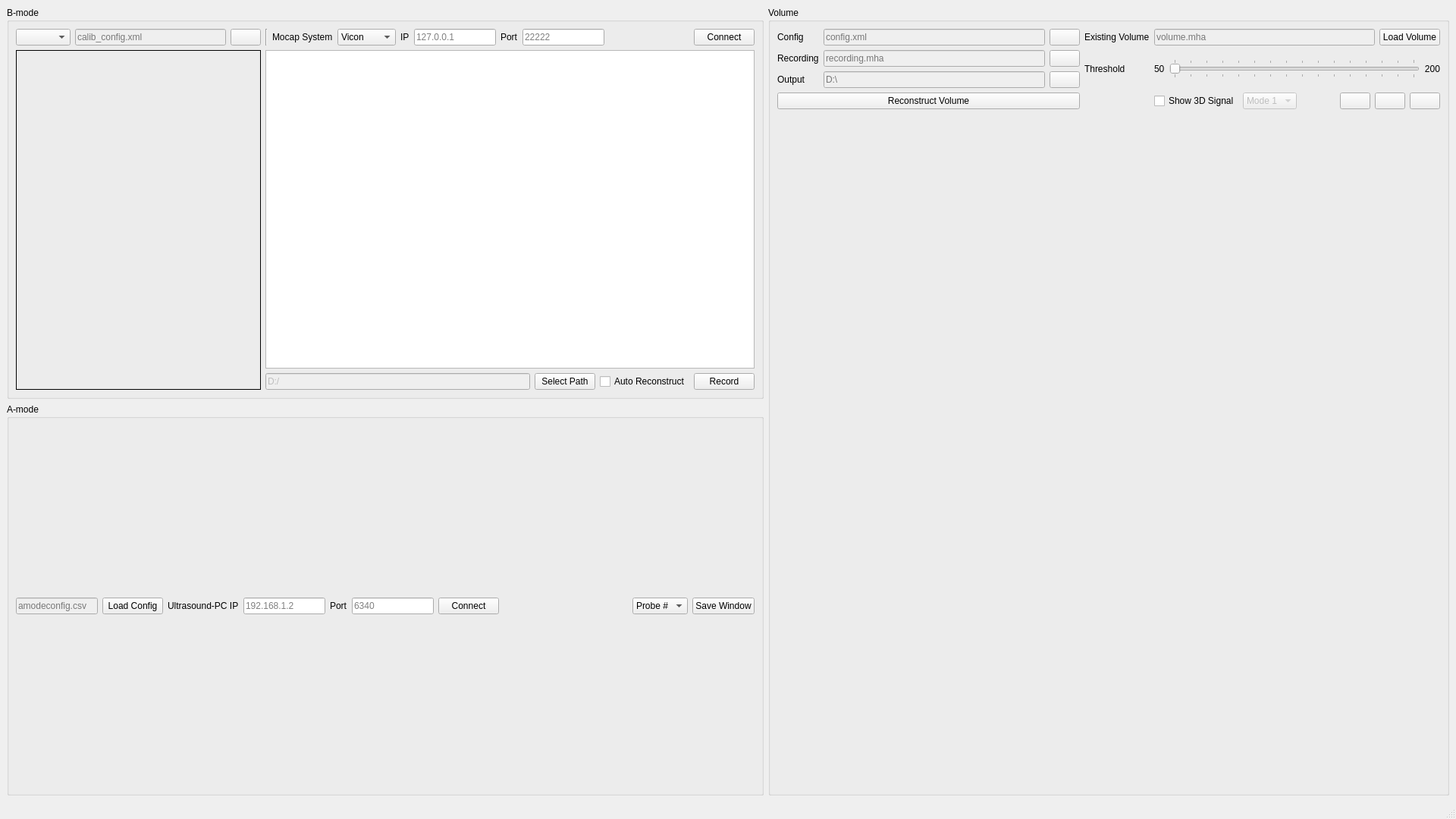
<?xml version="1.0" encoding="UTF-8"?>
<ui version="4.0">
 <class>MainWindow</class>
 <widget class="QMainWindow" name="MainWindow">
  <property name="geometry">
   <rect>
    <x>0</x>
    <y>0</y>
    <width>1920</width>
    <height>1080</height>
   </rect>
  </property>
  <property name="windowTitle">
   <string>A-mode Navigation</string>
  </property>
  <widget class="QWidget" name="centralwidget">
   <layout class="QGridLayout" name="gridLayout_2">
    <item row="0" column="0">
     <layout class="QGridLayout" name="gridLayout" rowstretch="0,0" columnstretch="10,9">
      <property name="sizeConstraint">
       <enum>QLayout::SetFixedSize</enum>
      </property>
      <item row="0" column="1" rowspan="2">
       <widget class="QGroupBox" name="groupBox_volume">
        <property name="title">
         <string>Volume</string>
        </property>
        <layout class="QVBoxLayout" name="verticalLayout_2">
         <item>
          <layout class="QVBoxLayout" name="layout_volume" stretch="0,1">
           <item>
            <layout class="QGridLayout" name="horizontalLayout_volumeMenu">
             <item row="3" column="4" colspan="2">
              <layout class="QHBoxLayout" name="horizontalLayout">
               <item>
                <widget class="QCheckBox" name="checkBox_volumeShow3DSignal">
                 <property name="text">
                  <string>Show 3D Signal</string>
                 </property>
                </widget>
               </item>
               <item>
                <widget class="QComboBox" name="comboBox_volume3DSignalMode">
                 <property name="enabled">
                  <bool>false</bool>
                 </property>
                 <item>
                  <property name="text">
                   <string>Mode 1</string>
                  </property>
                 </item>
                 <item>
                  <property name="text">
                   <string>Mode 2</string>
                  </property>
                 </item>
                </widget>
               </item>
               <item>
                <spacer name="horizontalSpacer_3">
                 <property name="orientation">
                  <enum>Qt::Horizontal</enum>
                 </property>
                 <property name="sizeHint" stdset="0">
                  <size>
                   <width>40</width>
                   <height>20</height>
                  </size>
                 </property>
                </spacer>
               </item>
               <item>
                <widget class="QPushButton" name="pushButton">
                 <property name="text">
                  <string/>
                 </property>
                 <property name="icon">
                  <iconset theme="dialog-information"/>
                 </property>
                </widget>
               </item>
               <item>
                <widget class="QPushButton" name="pushButton_2">
                 <property name="text">
                  <string/>
                 </property>
                 <property name="icon">
                  <iconset theme="zoom-in"/>
                 </property>
                </widget>
               </item>
               <item>
                <widget class="QPushButton" name="pushButton_3">
                 <property name="text">
                  <string/>
                 </property>
                 <property name="icon">
                  <iconset theme="zoom-out"/>
                 </property>
                </widget>
               </item>
              </layout>
             </item>
             <item row="1" column="1">
              <widget class="QLineEdit" name="lineEdit_volumeRecording">
               <property name="enabled">
                <bool>false</bool>
               </property>
               <property name="placeholderText">
                <string>recording.mha</string>
               </property>
              </widget>
             </item>
             <item row="2" column="0">
              <widget class="QLabel" name="label_volumeOutput">
               <property name="text">
                <string>Output</string>
               </property>
              </widget>
             </item>
             <item row="0" column="4">
              <widget class="QLineEdit" name="lineEdit_volumeSource">
               <property name="enabled">
                <bool>false</bool>
               </property>
               <property name="placeholderText">
                <string>volume.mha</string>
               </property>
              </widget>
             </item>
             <item row="3" column="0" colspan="3">
              <widget class="QPushButton" name="pushButton_volumeReconstruct">
               <property name="text">
                <string>Reconstruct Volume</string>
               </property>
              </widget>
             </item>
             <item row="2" column="1">
              <widget class="QLineEdit" name="lineEdit_volumeOutput">
               <property name="enabled">
                <bool>false</bool>
               </property>
               <property name="text">
                <string/>
               </property>
               <property name="placeholderText">
                <string>D:\</string>
               </property>
              </widget>
             </item>
             <item row="0" column="3">
              <widget class="QLabel" name="label_volumeExisting">
               <property name="text">
                <string>Existing Volume</string>
               </property>
              </widget>
             </item>
             <item row="1" column="2">
              <widget class="QPushButton" name="pushButton_volumeBrowseRecording">
               <property name="text">
                <string/>
               </property>
               <property name="icon">
                <iconset theme="document-open"/>
               </property>
              </widget>
             </item>
             <item row="1" column="4" rowspan="2" colspan="2">
              <layout class="QHBoxLayout" name="horizontalLayout_2">
               <item>
                <widget class="QLabel" name="label_volumePixelValMin">
                 <property name="text">
                  <string>50</string>
                 </property>
                </widget>
               </item>
               <item>
                <widget class="QSlider" name="horizontalSlider_volumeThreshold">
                 <property name="minimum">
                  <number>50</number>
                 </property>
                 <property name="maximum">
                  <number>200</number>
                 </property>
                 <property name="orientation">
                  <enum>Qt::Horizontal</enum>
                 </property>
                 <property name="tickPosition">
                  <enum>QSlider::TicksBothSides</enum>
                 </property>
                </widget>
               </item>
               <item>
                <widget class="QLabel" name="label_volumePixelValMax">
                 <property name="text">
                  <string>200</string>
                 </property>
                 <property name="alignment">
                  <set>Qt::AlignRight|Qt::AlignTrailing|Qt::AlignVCenter</set>
                 </property>
                </widget>
               </item>
              </layout>
             </item>
             <item row="2" column="2">
              <widget class="QPushButton" name="pushButton_volumeBrowseOutput">
               <property name="text">
                <string/>
               </property>
               <property name="icon">
                <iconset theme="folder-open"/>
               </property>
              </widget>
             </item>
             <item row="0" column="5">
              <widget class="QPushButton" name="pushButton_volumeLoad">
               <property name="text">
                <string>Load Volume</string>
               </property>
               <property name="icon">
                <iconset theme="document-open"/>
               </property>
              </widget>
             </item>
             <item row="1" column="3" rowspan="2">
              <widget class="QLabel" name="label_volumeThreshold">
               <property name="text">
                <string>Threshold</string>
               </property>
              </widget>
             </item>
             <item row="1" column="0">
              <widget class="QLabel" name="label_volumeRecording">
               <property name="text">
                <string>Recording</string>
               </property>
              </widget>
             </item>
             <item row="0" column="0">
              <widget class="QLabel" name="label_volumeConfig">
               <property name="text">
                <string>Config</string>
               </property>
              </widget>
             </item>
             <item row="0" column="1">
              <widget class="QLineEdit" name="lineEdit_volumeConfig">
               <property name="enabled">
                <bool>false</bool>
               </property>
               <property name="placeholderText">
                <string>config.xml</string>
               </property>
              </widget>
             </item>
             <item row="0" column="2">
              <widget class="QPushButton" name="pushButton_volumeBrowseConfig">
               <property name="text">
                <string/>
               </property>
               <property name="icon">
                <iconset theme="document-open"/>
               </property>
              </widget>
             </item>
            </layout>
           </item>
           <item>
            <spacer name="verticalSpacer_volume">
             <property name="orientation">
              <enum>Qt::Vertical</enum>
             </property>
             <property name="sizeHint" stdset="0">
              <size>
               <width>20</width>
               <height>40</height>
              </size>
             </property>
            </spacer>
           </item>
          </layout>
         </item>
        </layout>
       </widget>
      </item>
      <item row="0" column="0">
       <widget class="QGroupBox" name="groupBox_Bmode2D">
        <property name="title">
         <string>B-mode</string>
        </property>
        <layout class="QVBoxLayout" name="verticalLayout_3">
         <item>
          <layout class="QGridLayout" name="layout_Bmode2D3D_content" columnstretch="2,4">
           <item row="1" column="1">
            <widget class="QTextEdit" name="textEdit_qualisysLog">
             <property name="font">
              <font>
               <pointsize>6</pointsize>
              </font>
             </property>
             <property name="readOnly">
              <bool>true</bool>
             </property>
            </widget>
           </item>
           <item row="0" column="0">
            <layout class="QHBoxLayout" name="layout_Bmode2D_menu" stretch="0,0,0">
             <item>
              <widget class="QComboBox" name="comboBox_camera">
               <property name="sizePolicy">
                <sizepolicy hsizetype="Preferred" vsizetype="Fixed">
                 <horstretch>0</horstretch>
                 <verstretch>0</verstretch>
                </sizepolicy>
               </property>
               <property name="toolTip">
                <string>&lt;html&gt;&lt;head/&gt;&lt;body&gt;&lt;p&gt;COM Port where the frame grabber for B-mode machine connected to your PC.&lt;/p&gt;&lt;/body&gt;&lt;/html&gt;</string>
               </property>
               <property name="currentText">
                <string/>
               </property>
               <property name="currentIndex">
                <number>-1</number>
               </property>
              </widget>
             </item>
             <item>
              <widget class="QLineEdit" name="lineEdit_calibconfig">
               <property name="enabled">
                <bool>false</bool>
               </property>
               <property name="placeholderText">
                <string>calib_config.xml</string>
               </property>
              </widget>
             </item>
             <item>
              <widget class="QPushButton" name="pushButton_calibbrowse">
               <property name="text">
                <string/>
               </property>
               <property name="icon">
                <iconset theme="document-open"/>
               </property>
              </widget>
             </item>
            </layout>
           </item>
           <item row="0" column="1">
            <layout class="QHBoxLayout" name="layout_Bmode3D_menu" stretch="0,0,0,0,0,0,0,1,0">
             <item>
              <widget class="Line" name="line">
               <property name="orientation">
                <enum>Qt::Vertical</enum>
               </property>
              </widget>
             </item>
             <item>
              <widget class="QLabel" name="label_mocapSystem">
               <property name="text">
                <string>Mocap System</string>
               </property>
              </widget>
             </item>
             <item>
              <widget class="QComboBox" name="comboBox_mocapSystem">
               <item>
                <property name="text">
                 <string>Vicon</string>
                </property>
               </item>
               <item>
                <property name="text">
                 <string>Qualisys</string>
                </property>
               </item>
              </widget>
             </item>
             <item>
              <widget class="QLabel" name="label_qualisysIP">
               <property name="text">
                <string>IP</string>
               </property>
              </widget>
             </item>
             <item>
              <widget class="QLineEdit" name="lineEdit_qualisysIP">
               <property name="placeholderText">
                <string>127.0.0.1</string>
               </property>
              </widget>
             </item>
             <item>
              <widget class="QLabel" name="label_qualisysPort">
               <property name="text">
                <string>Port</string>
               </property>
              </widget>
             </item>
             <item>
              <widget class="QLineEdit" name="lineEdit_qualisysPort">
               <property name="placeholderText">
                <string>22222</string>
               </property>
              </widget>
             </item>
             <item>
              <spacer name="horizontalSpacer_2">
               <property name="orientation">
                <enum>Qt::Horizontal</enum>
               </property>
               <property name="sizeHint" stdset="0">
                <size>
                 <width>40</width>
                 <height>20</height>
                </size>
               </property>
              </spacer>
             </item>
             <item>
              <widget class="QPushButton" name="pushButton_bmode2d3d">
               <property name="text">
                <string>Connect</string>
               </property>
               <property name="icon">
                <iconset theme="network-wired"/>
               </property>
              </widget>
             </item>
            </layout>
           </item>
           <item row="2" column="1">
            <layout class="QHBoxLayout" name="layout_Bmode2D3D_record" stretch="0,0,0,0">
             <item>
              <widget class="QLineEdit" name="lineEdit_mhaPath">
               <property name="enabled">
                <bool>false</bool>
               </property>
               <property name="text">
                <string>D:/</string>
               </property>
               <property name="placeholderText">
                <string/>
               </property>
              </widget>
             </item>
             <item>
              <widget class="QPushButton" name="pushButton_mhaPath">
               <property name="text">
                <string>Select Path</string>
               </property>
               <property name="icon">
                <iconset theme="folder-open"/>
               </property>
              </widget>
             </item>
             <item>
              <widget class="QCheckBox" name="checkBox_autoReconstruct">
               <property name="text">
                <string>Auto Reconstruct</string>
               </property>
              </widget>
             </item>
             <item>
              <widget class="QPushButton" name="pushButton_mhaRecord">
               <property name="text">
                <string>Record</string>
               </property>
               <property name="icon">
                <iconset theme="media-record"/>
               </property>
              </widget>
             </item>
            </layout>
           </item>
           <item row="1" column="0" rowspan="2">
            <widget class="QLabel" name="label_imageDisplay">
             <property name="autoFillBackground">
              <bool>false</bool>
             </property>
             <property name="styleSheet">
              <string notr="true">QLabel {
    border: 1px solid black;
}
</string>
             </property>
             <property name="text">
              <string/>
             </property>
             <property name="alignment">
              <set>Qt::AlignHCenter|Qt::AlignTop</set>
             </property>
            </widget>
           </item>
          </layout>
         </item>
        </layout>
       </widget>
      </item>
      <item row="1" column="0">
       <widget class="QGroupBox" name="groupBox_Amode">
        <property name="title">
         <string>A-mode</string>
        </property>
        <layout class="QVBoxLayout" name="verticalLayout_6">
         <item>
          <layout class="QVBoxLayout" name="layout_Amode" stretch="0,1">
           <item>
            <layout class="QHBoxLayout" name="layout_Amode_menu" stretch="0,0,0,0,0,0,0,3,1,0">
             <item>
              <widget class="QLineEdit" name="lineEdit_amodeConfig">
               <property name="enabled">
                <bool>false</bool>
               </property>
               <property name="readOnly">
                <bool>true</bool>
               </property>
               <property name="placeholderText">
                <string>amodeconfig.csv</string>
               </property>
              </widget>
             </item>
             <item>
              <widget class="QPushButton" name="pushButton_amodeConfig">
               <property name="text">
                <string>Load Config</string>
               </property>
               <property name="icon">
                <iconset theme="document-open"/>
               </property>
              </widget>
             </item>
             <item>
              <widget class="QLabel" name="label">
               <property name="text">
                <string>Ultrasound-PC IP</string>
               </property>
              </widget>
             </item>
             <item>
              <widget class="QLineEdit" name="lineEdit_amodeIP">
               <property name="placeholderText">
                <string>192.168.1.2</string>
               </property>
              </widget>
             </item>
             <item>
              <widget class="QLabel" name="label_2">
               <property name="text">
                <string>Port</string>
               </property>
              </widget>
             </item>
             <item>
              <widget class="QLineEdit" name="lineEdit_amodePort">
               <property name="placeholderText">
                <string>6340</string>
               </property>
              </widget>
             </item>
             <item>
              <widget class="QPushButton" name="pushButton_amodeConnect">
               <property name="enabled">
                <bool>true</bool>
               </property>
               <property name="text">
                <string>Connect</string>
               </property>
               <property name="icon">
                <iconset theme="network-wired"/>
               </property>
              </widget>
             </item>
             <item>
              <spacer name="horizontalSpacer">
               <property name="orientation">
                <enum>Qt::Horizontal</enum>
               </property>
               <property name="sizeHint" stdset="0">
                <size>
                 <width>40</width>
                 <height>20</height>
                </size>
               </property>
              </spacer>
             </item>
             <item>
              <widget class="QComboBox" name="comboBox_amodeNumber">
               <item>
                <property name="text">
                 <string>Probe #</string>
                </property>
               </item>
              </widget>
             </item>
             <item>
              <widget class="QPushButton" name="pushButton_amodeWindow">
               <property name="text">
                <string>Save Window</string>
               </property>
              </widget>
             </item>
            </layout>
           </item>
           <item>
            <layout class="QGridLayout" name="gridLayout_amodeSignals"/>
           </item>
          </layout>
         </item>
        </layout>
       </widget>
      </item>
     </layout>
    </item>
   </layout>
  </widget>
  <widget class="QMenuBar" name="menubar">
   <property name="geometry">
    <rect>
     <x>0</x>
     <y>0</y>
     <width>1920</width>
     <height>22</height>
    </rect>
   </property>
  </widget>
  <widget class="QStatusBar" name="statusbar"/>
 </widget>
 <resources/>
 <connections/>
</ui>
